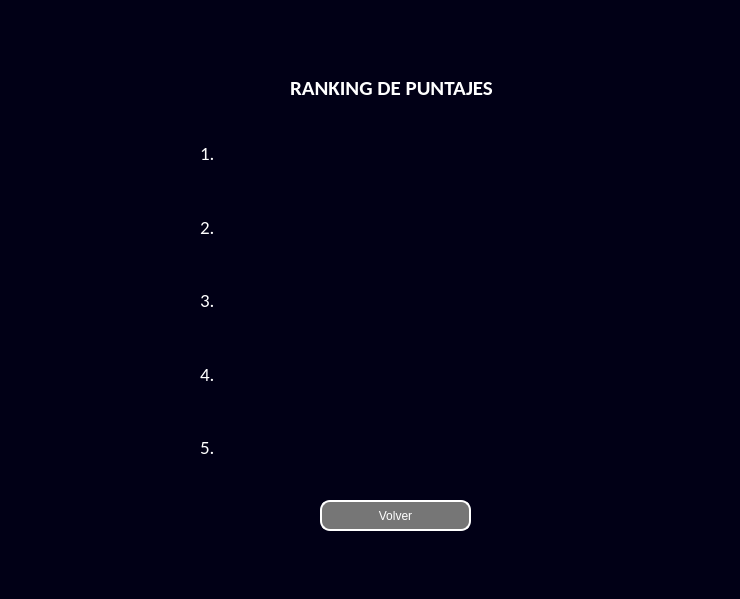
<?xml version="1.0" encoding="UTF-8"?>
<ui version="4.0">
 <class>Dialog</class>
 <widget class="QDialog" name="Dialog">
  <property name="geometry">
   <rect>
    <x>0</x>
    <y>0</y>
    <width>740</width>
    <height>599</height>
   </rect>
  </property>
  <property name="windowTitle">
   <string>Dialog</string>
  </property>
  <property name="styleSheet">
   <string notr="true">background-color: rgb(1, 0, 22);</string>
  </property>
  <widget class="QLabel" name="label_9">
   <property name="geometry">
    <rect>
     <x>570</x>
     <y>130</y>
     <width>71</width>
     <height>51</height>
    </rect>
   </property>
   <property name="styleSheet">
    <string notr="true">image: url(:/imagen_intergalactica/Sprites/Aliens/Alien3.png);</string>
   </property>
   <property name="text">
    <string/>
   </property>
   <property name="pixmap">
    <pixmap>../assets/Sprites/Aliens/Alien3.png</pixmap>
   </property>
   <property name="scaledContents">
    <bool>true</bool>
   </property>
  </widget>
  <widget class="QLabel" name="label_8">
   <property name="geometry">
    <rect>
     <x>580</x>
     <y>200</y>
     <width>41</width>
     <height>51</height>
    </rect>
   </property>
   <property name="styleSheet">
    <string notr="true">image: url(:/imagen_intergalactica/Sprites/Aliens/Alien3.png);</string>
   </property>
   <property name="text">
    <string/>
   </property>
   <property name="pixmap">
    <pixmap>../assets/Sprites/Aliens/Alien2.png</pixmap>
   </property>
   <property name="scaledContents">
    <bool>true</bool>
   </property>
  </widget>
  <widget class="QLabel" name="label">
   <property name="geometry">
    <rect>
     <x>290</x>
     <y>80</y>
     <width>211</width>
     <height>16</height>
    </rect>
   </property>
   <property name="font">
    <font>
     <family>Calibri</family>
     <pointsize>16</pointsize>
     <weight>75</weight>
     <bold>true</bold>
    </font>
   </property>
   <property name="styleSheet">
    <string notr="true">color: rgb(255, 255, 255);</string>
   </property>
   <property name="text">
    <string>RANKING DE PUNTAJES</string>
   </property>
  </widget>
  <widget class="QWidget" name="verticalLayoutWidget_2">
   <property name="geometry">
    <rect>
     <x>230</x>
     <y>120</y>
     <width>221</width>
     <height>361</height>
    </rect>
   </property>
   <layout class="QVBoxLayout" name="verticalLayout_2">
    <item>
     <widget class="QLabel" name="primero_ranking">
      <property name="font">
       <font>
        <family>Calibri</family>
        <pointsize>14</pointsize>
        <weight>50</weight>
        <bold>false</bold>
       </font>
      </property>
      <property name="styleSheet">
       <string notr="true">color:white;
</string>
      </property>
      <property name="text">
       <string/>
      </property>
     </widget>
    </item>
    <item>
     <widget class="QLabel" name="segundo_ranking">
      <property name="font">
       <font>
        <family>Calibri</family>
        <pointsize>14</pointsize>
        <weight>50</weight>
        <bold>false</bold>
       </font>
      </property>
      <property name="styleSheet">
       <string notr="true">color:white;
</string>
      </property>
      <property name="text">
       <string/>
      </property>
     </widget>
    </item>
    <item>
     <widget class="QLabel" name="tercero_ranking">
      <property name="font">
       <font>
        <family>Calibri</family>
        <pointsize>14</pointsize>
        <weight>50</weight>
        <bold>false</bold>
       </font>
      </property>
      <property name="styleSheet">
       <string notr="true">color:white;
</string>
      </property>
      <property name="text">
       <string/>
      </property>
     </widget>
    </item>
    <item>
     <widget class="QLabel" name="cuarto_ranking">
      <property name="font">
       <font>
        <family>Calibri</family>
        <pointsize>14</pointsize>
        <weight>50</weight>
        <bold>false</bold>
       </font>
      </property>
      <property name="styleSheet">
       <string notr="true">color:white;
</string>
      </property>
      <property name="text">
       <string/>
      </property>
     </widget>
    </item>
    <item>
     <widget class="QLabel" name="quinto_ranking">
      <property name="font">
       <font>
        <family>Calibri</family>
        <pointsize>14</pointsize>
        <weight>50</weight>
        <bold>false</bold>
       </font>
      </property>
      <property name="styleSheet">
       <string notr="true">color:white;
</string>
      </property>
      <property name="text">
       <string/>
      </property>
     </widget>
    </item>
   </layout>
  </widget>
  <widget class="QPushButton" name="boton_volver_incio">
   <property name="geometry">
    <rect>
     <x>320</x>
     <y>500</y>
     <width>151</width>
     <height>31</height>
    </rect>
   </property>
   <property name="layoutDirection">
    <enum>Qt::LeftToRight</enum>
   </property>
   <property name="styleSheet">
    <string notr="true">background-color: rgb(118, 118, 118);
color: white;
border-style:outset;
border-width:2px;
border-radius:10px;
border-color:white;
</string>
   </property>
   <property name="text">
    <string>Volver</string>
   </property>
  </widget>
  <widget class="QLabel" name="label_7">
   <property name="geometry">
    <rect>
     <x>580</x>
     <y>280</y>
     <width>41</width>
     <height>41</height>
    </rect>
   </property>
   <property name="styleSheet">
    <string notr="true">image: url(:/imagen_intergalactica/Sprites/Aliens/Alien3.png);</string>
   </property>
   <property name="text">
    <string/>
   </property>
   <property name="pixmap">
    <pixmap>../assets/Sprites/Aliens/Alien1.png</pixmap>
   </property>
   <property name="scaledContents">
    <bool>true</bool>
   </property>
  </widget>
  <widget class="QWidget" name="verticalLayoutWidget">
   <property name="geometry">
    <rect>
     <x>200</x>
     <y>120</y>
     <width>31</width>
     <height>361</height>
    </rect>
   </property>
   <layout class="QVBoxLayout" name="verticalLayout">
    <item>
     <widget class="QLabel" name="label_2">
      <property name="font">
       <font>
        <family>Calibri</family>
        <pointsize>14</pointsize>
        <weight>50</weight>
        <bold>false</bold>
       </font>
      </property>
      <property name="styleSheet">
       <string notr="true">color:white;
</string>
      </property>
      <property name="text">
       <string>1.</string>
      </property>
     </widget>
    </item>
    <item>
     <widget class="QLabel" name="label_3">
      <property name="font">
       <font>
        <family>Calibri</family>
        <pointsize>14</pointsize>
        <weight>50</weight>
        <bold>false</bold>
       </font>
      </property>
      <property name="styleSheet">
       <string notr="true">color:white;
</string>
      </property>
      <property name="text">
       <string>2.</string>
      </property>
     </widget>
    </item>
    <item>
     <widget class="QLabel" name="label_4">
      <property name="font">
       <font>
        <family>Calibri</family>
        <pointsize>14</pointsize>
        <weight>50</weight>
        <bold>false</bold>
       </font>
      </property>
      <property name="styleSheet">
       <string notr="true">color:white;
</string>
      </property>
      <property name="text">
       <string>3.</string>
      </property>
     </widget>
    </item>
    <item>
     <widget class="QLabel" name="label_5">
      <property name="font">
       <font>
        <family>Calibri</family>
        <pointsize>14</pointsize>
        <weight>50</weight>
        <bold>false</bold>
       </font>
      </property>
      <property name="styleSheet">
       <string notr="true">color:white;
</string>
      </property>
      <property name="text">
       <string>4.</string>
      </property>
     </widget>
    </item>
    <item>
     <widget class="QLabel" name="label_6">
      <property name="font">
       <font>
        <family>Calibri</family>
        <pointsize>14</pointsize>
        <weight>50</weight>
        <bold>false</bold>
       </font>
      </property>
      <property name="styleSheet">
       <string notr="true">color:white;
</string>
      </property>
      <property name="text">
       <string>5.</string>
      </property>
     </widget>
    </item>
   </layout>
  </widget>
  <widget class="QWidget" name="verticalLayoutWidget_3">
   <property name="geometry">
    <rect>
     <x>450</x>
     <y>120</y>
     <width>111</width>
     <height>361</height>
    </rect>
   </property>
   <layout class="QVBoxLayout" name="verticalLayout_3">
    <item>
     <widget class="QLabel" name="puntaje_primero_rank">
      <property name="font">
       <font>
        <family>Calibri</family>
        <pointsize>14</pointsize>
        <weight>50</weight>
        <bold>false</bold>
       </font>
      </property>
      <property name="styleSheet">
       <string notr="true">color:white;
</string>
      </property>
      <property name="text">
       <string/>
      </property>
     </widget>
    </item>
    <item>
     <widget class="QLabel" name="puntaje_segundo_rank">
      <property name="font">
       <font>
        <family>Calibri</family>
        <pointsize>14</pointsize>
        <weight>50</weight>
        <bold>false</bold>
       </font>
      </property>
      <property name="styleSheet">
       <string notr="true">color:white;
</string>
      </property>
      <property name="text">
       <string/>
      </property>
     </widget>
    </item>
    <item>
     <widget class="QLabel" name="puntaje_tercero_rank">
      <property name="font">
       <font>
        <family>Calibri</family>
        <pointsize>14</pointsize>
        <weight>50</weight>
        <bold>false</bold>
       </font>
      </property>
      <property name="styleSheet">
       <string notr="true">color:white;
</string>
      </property>
      <property name="text">
       <string/>
      </property>
     </widget>
    </item>
    <item>
     <widget class="QLabel" name="puntaje_cuarto_rank">
      <property name="font">
       <font>
        <family>Calibri</family>
        <pointsize>14</pointsize>
        <weight>50</weight>
        <bold>false</bold>
       </font>
      </property>
      <property name="styleSheet">
       <string notr="true">color:white;
</string>
      </property>
      <property name="text">
       <string/>
      </property>
     </widget>
    </item>
    <item>
     <widget class="QLabel" name="puntaje_quinto_rank">
      <property name="font">
       <font>
        <family>Calibri</family>
        <pointsize>14</pointsize>
        <weight>50</weight>
        <bold>false</bold>
       </font>
      </property>
      <property name="styleSheet">
       <string notr="true">color:white;
</string>
      </property>
      <property name="text">
       <string/>
      </property>
     </widget>
    </item>
   </layout>
  </widget>
 </widget>
 <resources/>
 <connections/>
</ui>
